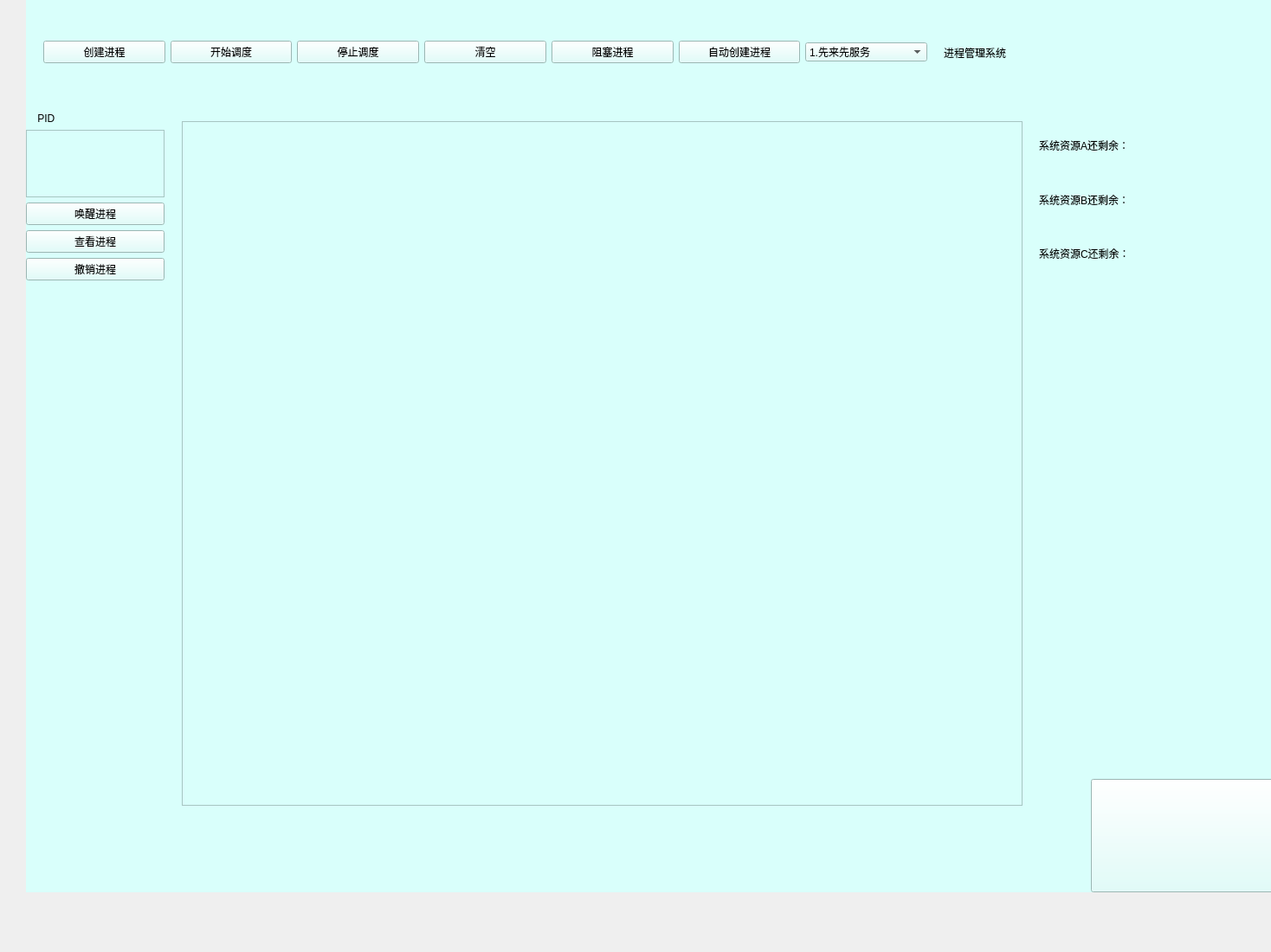
<?xml version="1.0" encoding="UTF-8"?>
<ui version="4.0">
 <class>MainWindow</class>
 <widget class="QWidget" name="MainWindow">
  <property name="geometry">
   <rect>
    <x>0</x>
    <y>0</y>
    <width>1468</width>
    <height>1100</height>
   </rect>
  </property>
  <property name="windowTitle">
   <string>MainWindow</string>
  </property>
  <property name="styleSheet">
   <string notr="true"/>
  </property>
  <widget class="QStackedWidget" name="stackedWidget">
   <property name="geometry">
    <rect>
     <x>30</x>
     <y>-50</y>
     <width>1451</width>
     <height>1081</height>
    </rect>
   </property>
   <property name="styleSheet">
    <string notr="true">background-color: rgb(217, 255, 251);</string>
   </property>
   <property name="currentIndex">
    <number>0</number>
   </property>
   <widget class="QWidget" name="page_1">
    <property name="styleSheet">
     <string notr="true">background-color: rgb(217, 255, 251);</string>
    </property>
    <widget class="QListWidget" name="listWidget">
     <property name="geometry">
      <rect>
       <x>180</x>
       <y>190</y>
       <width>971</width>
       <height>791</height>
      </rect>
     </property>
    </widget>
    <widget class="QWidget" name="horizontalLayoutWidget">
     <property name="geometry">
      <rect>
       <x>20</x>
       <y>70</y>
       <width>1021</width>
       <height>80</height>
      </rect>
     </property>
     <layout class="QHBoxLayout" name="horizontalLayout">
      <item>
       <widget class="QPushButton" name="create_But">
        <property name="text">
         <string>创建进程</string>
        </property>
       </widget>
      </item>
      <item>
       <widget class="QPushButton" name="begin_But">
        <property name="text">
         <string>开始调度</string>
        </property>
       </widget>
      </item>
      <item>
       <widget class="QPushButton" name="stop_But">
        <property name="enabled">
         <bool>true</bool>
        </property>
        <property name="text">
         <string>停止调度</string>
        </property>
        <property name="checkable">
         <bool>false</bool>
        </property>
       </widget>
      </item>
      <item>
       <widget class="QPushButton" name="clear">
        <property name="text">
         <string>清空</string>
        </property>
       </widget>
      </item>
      <item>
       <widget class="QPushButton" name="block_But">
        <property name="enabled">
         <bool>true</bool>
        </property>
        <property name="text">
         <string>阻塞进程</string>
        </property>
        <property name="checkable">
         <bool>false</bool>
        </property>
       </widget>
      </item>
      <item>
       <widget class="QPushButton" name="Auto">
        <property name="text">
         <string>自动创建进程</string>
        </property>
       </widget>
      </item>
      <item>
       <widget class="QComboBox" name="comboBox">
        <property name="styleSheet">
         <string notr="true">font: 11pt &quot;Arial&quot;;</string>
        </property>
        <item>
         <property name="text">
          <string>1.先来先服务</string>
         </property>
        </item>
        <item>
         <property name="text">
          <string>2.高优先级</string>
         </property>
        </item>
        <item>
         <property name="text">
          <string>3.时间片</string>
         </property>
        </item>
        <item>
         <property name="text">
          <string>4.短作业优先</string>
         </property>
        </item>
       </widget>
      </item>
     </layout>
    </widget>
    <widget class="QWidget" name="verticalLayoutWidget">
     <property name="geometry">
      <rect>
       <x>0</x>
       <y>180</y>
       <width>160</width>
       <height>194</height>
      </rect>
     </property>
     <layout class="QVBoxLayout" name="verticalLayout">
      <item>
       <widget class="QLabel" name="pid_text">
        <property name="styleSheet">
         <string notr="true">font: 16pt &quot;楷体&quot;;</string>
        </property>
        <property name="text">
         <string>    PID</string>
        </property>
       </widget>
      </item>
      <item>
       <layout class="QHBoxLayout" name="horizontalLayout_2">
        <item>
         <spacer name="horizontalSpacer_2">
          <property name="orientation">
           <enum>Qt::Horizontal</enum>
          </property>
          <property name="sizeHint" stdset="0">
           <size>
            <width>40</width>
            <height>20</height>
           </size>
          </property>
         </spacer>
        </item>
        <item>
         <widget class="QTextEdit" name="pid__">
          <property name="styleSheet">
           <string notr="true">border-color: rgb(255, 255, 255);</string>
          </property>
         </widget>
        </item>
        <item>
         <spacer name="horizontalSpacer">
          <property name="orientation">
           <enum>Qt::Horizontal</enum>
          </property>
          <property name="sizeHint" stdset="0">
           <size>
            <width>40</width>
            <height>20</height>
           </size>
          </property>
         </spacer>
        </item>
       </layout>
      </item>
      <item>
       <widget class="QPushButton" name="wake_But">
        <property name="enabled">
         <bool>true</bool>
        </property>
        <property name="text">
         <string>唤醒进程</string>
        </property>
        <property name="checkable">
         <bool>false</bool>
        </property>
       </widget>
      </item>
      <item>
       <widget class="QPushButton" name="look_But">
        <property name="enabled">
         <bool>true</bool>
        </property>
        <property name="text">
         <string>查看进程</string>
        </property>
       </widget>
      </item>
      <item>
       <widget class="QPushButton" name="delete_But">
        <property name="enabled">
         <bool>true</bool>
        </property>
        <property name="text">
         <string>撤销进程</string>
        </property>
       </widget>
      </item>
     </layout>
    </widget>
    <widget class="QWidget" name="verticalLayoutWidget_2">
     <property name="geometry">
      <rect>
       <x>1170</x>
       <y>190</y>
       <width>251</width>
       <height>181</height>
      </rect>
     </property>
     <layout class="QVBoxLayout" name="verticalLayout_2">
      <item>
       <widget class="QLabel" name="A">
        <property name="styleSheet">
         <string notr="true">font: 12pt &quot;Arial&quot;;</string>
        </property>
        <property name="text">
         <string>系统资源A还剩余：</string>
        </property>
       </widget>
      </item>
      <item>
       <widget class="QLabel" name="B">
        <property name="styleSheet">
         <string notr="true">font: 12pt &quot;Arial&quot;;</string>
        </property>
        <property name="text">
         <string>系统资源B还剩余：</string>
        </property>
       </widget>
      </item>
      <item>
       <widget class="QLabel" name="C">
        <property name="styleSheet">
         <string notr="true">font: 12pt &quot;Arial&quot;;</string>
        </property>
        <property name="text">
         <string>系统资源C还剩余：</string>
        </property>
       </widget>
      </item>
     </layout>
    </widget>
    <widget class="QLabel" name="label">
     <property name="geometry">
      <rect>
       <x>1060</x>
       <y>80</y>
       <width>381</width>
       <height>61</height>
      </rect>
     </property>
     <property name="styleSheet">
      <string notr="true">font: 30pt &quot;华文琥珀&quot;;</string>
     </property>
     <property name="text">
      <string>进程管理系统</string>
     </property>
    </widget>
    <widget class="QPushButton" name="pushButton">
     <property name="geometry">
      <rect>
       <x>1230</x>
       <y>950</y>
       <width>211</width>
       <height>131</height>
      </rect>
     </property>
     <property name="styleSheet">
      <string notr="true">border-image: url(:/OIP (3).jpg);</string>
     </property>
     <property name="text">
      <string/>
     </property>
    </widget>
   </widget>
   <widget class="QWidget" name="page_2">
    <widget class="QTextEdit" name="time__">
     <property name="geometry">
      <rect>
       <x>290</x>
       <y>70</y>
       <width>241</width>
       <height>61</height>
      </rect>
     </property>
     <property name="styleSheet">
      <string notr="true">font: 20pt &quot;Arial&quot;;
</string>
     </property>
    </widget>
    <widget class="QLabel" name="time_text">
     <property name="geometry">
      <rect>
       <x>70</x>
       <y>70</y>
       <width>201</width>
       <height>61</height>
      </rect>
     </property>
     <property name="styleSheet">
      <string notr="true">font: 20pt &quot;Agency FB&quot;;</string>
     </property>
     <property name="text">
      <string>运行时间</string>
     </property>
    </widget>
    <widget class="QTextEdit" name="priority__">
     <property name="geometry">
      <rect>
       <x>290</x>
       <y>160</y>
       <width>241</width>
       <height>61</height>
      </rect>
     </property>
     <property name="styleSheet">
      <string notr="true">font: 20pt &quot;Arial&quot;;</string>
     </property>
    </widget>
    <widget class="QLabel" name="priority_text">
     <property name="geometry">
      <rect>
       <x>70</x>
       <y>160</y>
       <width>201</width>
       <height>61</height>
      </rect>
     </property>
     <property name="styleSheet">
      <string notr="true">font: 20pt &quot;Agency FB&quot;;</string>
     </property>
     <property name="text">
      <string>优先级</string>
     </property>
    </widget>
    <widget class="QPushButton" name="certain_1">
     <property name="geometry">
      <rect>
       <x>480</x>
       <y>790</y>
       <width>211</width>
       <height>71</height>
      </rect>
     </property>
     <property name="styleSheet">
      <string notr="true">font: 28pt &quot;Agency FB&quot;;</string>
     </property>
     <property name="text">
      <string>确定</string>
     </property>
    </widget>
    <widget class="QLabel" name="need_A_text">
     <property name="geometry">
      <rect>
       <x>10</x>
       <y>330</y>
       <width>261</width>
       <height>61</height>
      </rect>
     </property>
     <property name="styleSheet">
      <string notr="true">font: 20pt &quot;Agency FB&quot;;</string>
     </property>
     <property name="text">
      <string>资源A的需求量</string>
     </property>
    </widget>
    <widget class="QLabel" name="need_B_text">
     <property name="geometry">
      <rect>
       <x>10</x>
       <y>420</y>
       <width>261</width>
       <height>61</height>
      </rect>
     </property>
     <property name="styleSheet">
      <string notr="true">font: 20pt &quot;Agency FB&quot;;</string>
     </property>
     <property name="text">
      <string>资源B的需求量</string>
     </property>
    </widget>
    <widget class="QLabel" name="need_C_text">
     <property name="geometry">
      <rect>
       <x>10</x>
       <y>510</y>
       <width>261</width>
       <height>61</height>
      </rect>
     </property>
     <property name="styleSheet">
      <string notr="true">font: 20pt &quot;Agency FB&quot;;</string>
     </property>
     <property name="text">
      <string>资源C的需求量</string>
     </property>
    </widget>
    <widget class="QTextEdit" name="need_A">
     <property name="geometry">
      <rect>
       <x>290</x>
       <y>330</y>
       <width>241</width>
       <height>61</height>
      </rect>
     </property>
     <property name="styleSheet">
      <string notr="true">font: 20pt &quot;Arial&quot;;</string>
     </property>
    </widget>
    <widget class="QTextEdit" name="need_B">
     <property name="geometry">
      <rect>
       <x>290</x>
       <y>420</y>
       <width>241</width>
       <height>61</height>
      </rect>
     </property>
     <property name="styleSheet">
      <string notr="true">font: 20pt &quot;Arial&quot;;</string>
     </property>
    </widget>
    <widget class="QTextEdit" name="need_C">
     <property name="geometry">
      <rect>
       <x>290</x>
       <y>510</y>
       <width>241</width>
       <height>61</height>
      </rect>
     </property>
     <property name="styleSheet">
      <string notr="true">font: 20pt &quot;Arial&quot;;</string>
     </property>
    </widget>
    <widget class="QPushButton" name="Cancle">
     <property name="geometry">
      <rect>
       <x>720</x>
       <y>790</y>
       <width>211</width>
       <height>71</height>
      </rect>
     </property>
     <property name="styleSheet">
      <string notr="true">font: 28pt &quot;Agency FB&quot;;</string>
     </property>
     <property name="text">
      <string>取消</string>
     </property>
    </widget>
   </widget>
   <widget class="QWidget" name="page_3"/>
  </widget>
 </widget>
 <tabstops>
  <tabstop>begin_But</tabstop>
  <tabstop>stop_But</tabstop>
 </tabstops>
 <resources/>
 <connections/>
</ui>
